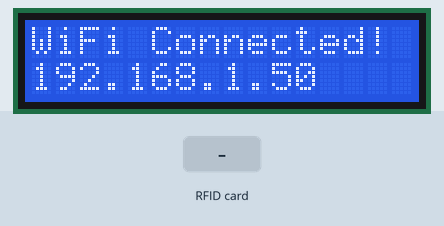
This sketch was run on a simulated ESP8266 (NodeMCU). On the bench: 16×2 character LCD. The inputs (shaded band) are chosen by the test bench. WiFi joins after 1.5 s; servers stay silent unless stated; network time is answered at once with the bench clock; uploads are accepted with an empty reply; the local clock reads 2024-03-15 10:24:30 at power-on unless the sketch sets it; what the sketch prints to the serial monitor is not drawn.

Above: at 1.8 s.
At 4.9 s:
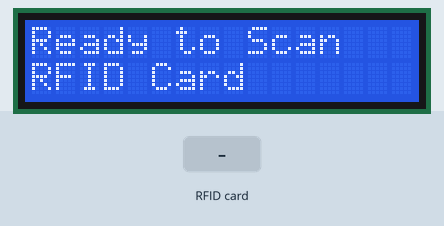
5.0 s: RFID card 5E 7A 19 C4 held to the reader
At 5.16 s:
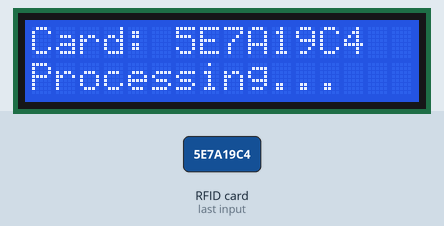
At 5.6 s:
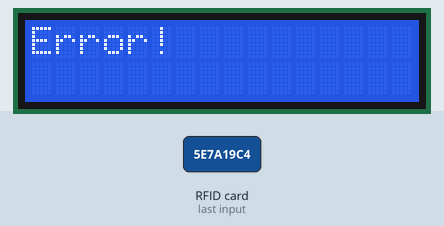
Timing chart, 0 to 8.0 s (numbered marks = the images above; inputs shaded):
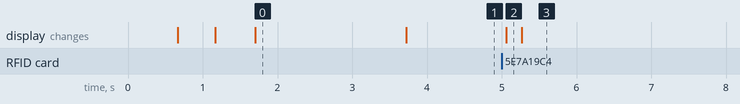

The sketch:

RFID_Attendance_System.ino
```cpp
/*
 * RFID Attendance System with Google Sheets Integration
 *
 * Components:
 * - ESP8266 WiFi Module
 * - RFID RC522 Reader
 * - LCD 1602 I2C Display
 *
 * This system reads RFID cards, displays information on the LCD,
 * and logs attendance data to Google Sheets via a web app.
 */

#include <SPI.h>
#include <MFRC522.h>
#include <ESP8266WiFi.h>
#include <ESP8266HTTPClient.h>
#include <Wire.h>
#include <LiquidCrystal_I2C.h>
#include <WiFiClientSecure.h>
#include <NTPClient.h>
#include <WiFiUdp.h>

// Network credentials
const char* WIFI_SSID = "AdminNet";
const char* WIFI_PASSWORD = "@ENSAM2010.";

// Google Script ID
const String GOOGLE_SCRIPT_ID = "AKfycbzQ92zb-Sgul1QEuNtGLhRwIBFK_l9oY2yg0w-7Kf9b2YWmHk7tpy0iG5mBxOMCCZbJ";

// RFID pins
#define RST_PIN D3
#define SS_PIN D4

// Initialize RFID reader
MFRC522 rfid(SS_PIN, RST_PIN);

// Initialize LCD (address, columns, rows)
LiquidCrystal_I2C lcd(0x27, 16, 2);

// NTP Client for time synchronization
WiFiUDP ntpUDP;
NTPClient timeClient(ntpUDP, "pool.ntp.org");

// Status LEDs (optional)
// #define LED_GREEN D0
// #define LED_RED D8

void setup() {
  Serial.begin(115200);

  // Initialize LCD
  Wire.begin(D2, D1); // SDA, SCL
  lcd.init();
  lcd.backlight();
  lcd.clear();
  lcd.setCursor(0, 0);
  lcd.print("RFID Attendance");
  lcd.setCursor(0, 1);
  lcd.print("System Starting");

  // Initialize SPI bus
  SPI.begin();

  // Initialize RFID reader
  rfid.PCD_Init();

  // Connect to WiFi
  connectToWiFi();

  // Initialize NTP client
  timeClient.begin();
  timeClient.setTimeOffset(3600); // Set your timezone offset in seconds

  // Initialize status LEDs (optional)
  // pinMode(LED_GREEN, OUTPUT);
  // pinMode(LED_RED, OUTPUT);
  // digitalWrite(LED_GREEN, LOW);
  // digitalWrite(LED_RED, LOW);

  // Display ready message
  lcd.clear();
  lcd.setCursor(0, 0);
  lcd.print("Ready to Scan");
  lcd.setCursor(0, 1);
  lcd.print("RFID Card");
}

void loop() {
  // Keep NTP client updated
  timeClient.update();

  // Check if WiFi is still connected
  if (WiFi.status() != WL_CONNECTED) {
    connectToWiFi();
  }

  // Check for new RFID cards
  if (!rfid.PICC_IsNewCardPresent())
    return;

  // Read the card
  if (!rfid.PICC_ReadCardSerial())
    return;

  // Get the card ID as a string
  String cardId = getCardId();
  Serial.println("Card ID: " + cardId);

  // Display on LCD
  lcd.clear();
  lcd.setCursor(0, 0);
  lcd.print("Card: " + cardId);
  lcd.setCursor(0, 1);
  lcd.print("Processing...");

  // Send data to Google Sheets
  String response = sendAttendanceData(cardId);

  // Parse the response
  String status = parseResponse(response, "status");
  String message = parseResponse(response, "message");
  String user = parseResponse(response, "user");

  // Display result on LCD
  lcd.clear();
  lcd.setCursor(0, 0);

  if (status == "success") {
    lcd.print("Welcome!");
    lcd.setCursor(0, 1);
    lcd.print(user);
    // digitalWrite(LED_GREEN, HIGH); // Optional
    // delay(1000);
    // digitalWrite(LED_GREEN, LOW);
  }
  else if (status == "already") {
    lcd.print("Already logged!");
    lcd.setCursor(0, 1);
    lcd.print(user);
  }
  else {
    lcd.print("Error!");
    lcd.setCursor(0, 1);
    lcd.print(message.substring(0, 16)); // Limit to 16 chars
    // digitalWrite(LED_RED, HIGH); // Optional
    // delay(1000);
    // digitalWrite(LED_RED, LOW);
  }

  // Halt PICC
  rfid.PICC_HaltA();
  // Stop encryption
  rfid.PCD_StopCrypto1();

  delay(3000); // Display result for 3 seconds

  // Reset display
  lcd.clear();
  lcd.setCursor(0, 0);
  lcd.print("Ready to Scan");
  lcd.setCursor(0, 1);
  lcd.print("RFID Card");
}

void connectToWiFi() {
  lcd.clear();
  lcd.setCursor(0, 0);
  lcd.print("Connecting WiFi");

  WiFi.begin(WIFI_SSID, WIFI_PASSWORD);

  int attempts = 0;
  while (WiFi.status() != WL_CONNECTED && attempts < 20) {
    delay(500);
    lcd.setCursor(attempts % 16, 1);
    lcd.print(".");
    Serial.print(".");
    attempts++;
  }

  if (WiFi.status() == WL_CONNECTED) {
    Serial.println("\nWiFi connected");
    Serial.println("IP address: ");
    Serial.println(WiFi.localIP());

    lcd.clear();
    lcd.setCursor(0, 0);
    lcd.print("WiFi Connected!");
    lcd.setCursor(0, 1);
    lcd.print(WiFi.localIP().toString());
    delay(2000);
  } else {
    lcd.clear();
    lcd.setCursor(0, 0);
    lcd.print("WiFi Failed!");
    lcd.setCursor(0, 1);
    lcd.print("Check Settings.");
    delay(2000);
  }
}

String getCardId() {
  String cardId = "";
  for (byte i = 0; i < rfid.uid.size; i++) {
    cardId.concat(String(rfid.uid.uidByte[i] < 0x10 ? "0" : ""));
    cardId.concat(String(rfid.uid.uidByte[i], HEX));
  }
  cardId.toUpperCase();
  return cardId;
}

String sendAttendanceData(String cardId) {
  String url = "https://script.google.com/macros/s/" + GOOGLE_SCRIPT_ID + "/exec";
  String timestamp = String(timeClient.getEpochTime());

  url += "?card_id=" + cardId + "&timestamp=" + timestamp;

  Serial.println("Sending to: " + url);

  WiFiClientSecure client;
  client.setInsecure(); // Skip certificate validation (not recommended for production)

  HTTPClient http;
  http.begin(client, url);

  int httpCode = http.GET();
  String response = "";

  if (httpCode > 0) {
    response = http.getString();
    Serial.println("Response: " + response);
  } else {
    Serial.println("HTTP request failed");
    response = "{\"status\":\"error\",\"message\":\"HTTP request failed\"}";
  }

  http.end();
  return response;
}

String parseResponse(String response, String key) {
  // Simple JSON parser
  int keyIndex = response.indexOf("\"" + key + "\"");
  if (keyIndex == -1) return "";

  int valueStartIndex = response.indexOf(":", keyIndex) + 1;
  int valueEndIndex;

  if (response.charAt(valueStartIndex) == '\"') {
    valueStartIndex++; // Skip the opening quote
    valueEndIndex = response.indexOf("\"", valueStartIndex);
  } else {
    valueEndIndex = response.indexOf(",", valueStartIndex);
    if (valueEndIndex == -1) {
      valueEndIndex = response.indexOf("}", valueStartIndex);
    }
  }

  if (valueEndIndex == -1) return "";

  return response.substring(valueStartIndex, valueEndIndex);
}
```

Measured:
- after the input at 5.0 s, the display: changes after 0.06 s (image 2)
- what the display in image 0 shows lasts 2.0 s, from 1.7 s to 3.7 s
